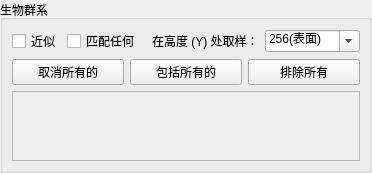
         <widget class="QWidget" name="pageBiomes">
          <layout class="QGridLayout" name="gridLayout_4">
           <property name="leftMargin">
            <number>0</number>
           </property>
           <property name="topMargin">
            <number>0</number>
           </property>
           <property name="rightMargin">
            <number>0</number>
           </property>
           <property name="bottomMargin">
            <number>0</number>
           </property>
           <property name="spacing">
            <number>0</number>
           </property>
           <item row="1" column="1">
            <widget class="QGroupBox" name="groupBox_7">
             <property name="sizePolicy">
              <sizepolicy hsizetype="MinimumExpanding" vsizetype="Preferred">
               <horstretch>0</horstretch>
               <verstretch>0</verstretch>
              </sizepolicy>
             </property>
             <property name="title">
              <string>&#29983;&#29289;&#32676;&#31995;</string>
             </property>
             <layout class="QGridLayout" name="gridLayout_13">
              <item row="0" column="0">
               <widget class="QCheckBox" name="checkApprox">
                <property name="toolTip">
                 <string>&#25903;&#25345;&#20197;&#19968;&#23450;&#30340;&#20934;&#30830;&#24615;&#25442;&#21462;&#36895;&#24230;&#30340;&#20248;&#21270;</string>
                </property>
                <property name="text">
                 <string>&#36817;&#20284;</string>
                </property>
               </widget>
              </item>
              <item row="0" column="1">
               <widget class="QCheckBox" name="checkMatchAny">
                <property name="toolTip">
                 <string>span style=&amp;quot; span style=&amp;quot; span style=&amp;quot;&#31895;&#32454;:600;&#8220;&#31069;&#36766;any&lt; / span&gt;&#25152;&#26816;&#26597;&#30340;&#29983;&#29289;&#32676;&#31995;&#20013;&#26377;&lt;/p&gt;&lt;/body&gt;&lt;/html&gt;</string>
                </property>
                <property name="text">
                 <string>&#21305;&#37197;&#20219;&#20309;</string>
                </property>
               </widget>
              </item>
              <item row="0" column="2">
               <spacer name="horizontalSpacer_3">
                <property name="orientation">
                 <enum>Qt::Horizontal</enum>
                </property>
                <property name="sizeHint" stdset="0">
                 <size>
                  <width>0</width>
                  <height>0</height>
                 </size>
                </property>
               </spacer>
              </item>
              <item row="0" column="3">
               <widget class="QLabel" name="labelY">
                <property name="text">
                 <string>&#22312;&#39640;&#24230; (Y) &#22788;&#21462;&#26679;&#65306;</string>
                </property>
               </widget>
              </item>
              <item row="0" column="4">
               <widget class="QComboBox" name="comboY">
                <property name="editable">
                 <bool>true</bool>
                </property>
                <property name="maxVisibleItems">
                 <number>12</number>
                </property>
                <item>
                 <property name="text">
                  <string>256(&#34920;&#38754;)</string>
                 </property>
                </item>
                <item>
                 <property name="text">
                  <string>128(&#19979;&#23627;&#39030;)</string>
                 </property>
                </item>
                <item>
                 <property name="text">
                  <string>62(&#28023;&#24179;&#38754;)</string>
                 </property>
                </item>
                <item>
                 <property name="text">
                  <string>48</string>
                 </property>
                </item>
                <item>
                 <property name="text">
                  <string>&#19977;&#21313;&#20108;</string>
                 </property>
                </item>
                <item>
                 <property name="text">
                  <string>16</string>
                 </property>
                </item>
                <item>
                 <property name="text">
                  <string>0</string>
                 </property>
                </item>
                <item>
                 <property name="text">
                  <string>- 16</string>
                 </property>
                </item>
                <item>
                 <property name="text">
                  <string>- 32</string>
                 </property>
                </item>
                <item>
                 <property name="text">
                  <string>-48</string>
                 </property>
                </item>
                <item>
                 <property name="text">
                  <string>-64(&#22522;&#30784;)</string>
                 </property>
                </item>
               </widget>
              </item>
              <item row="1" column="0" colspan="5">
               <layout class="QHBoxLayout" name="horizontalLayout_4">
                <item>
                 <widget class="QPushButton" name="buttonUncheck">
                  <property name="text">
                   <string>&#21462;&#28040;&#25152;&#26377;&#30340;</string>
                  </property>
                 </widget>
                </item>
                <item>
                 <widget class="QPushButton" name="buttonInclude">
                  <property name="text">
                   <string>&#21253;&#25324;&#25152;&#26377;&#30340;</string>
                  </property>
                 </widget>
                </item>
                <item>
                 <widget class="QPushButton" name="buttonExclude">
                  <property name="text">
                   <string>&#25490;&#38500;&#25152;&#26377;</string>
                  </property>
                 </widget>
                </item>
               </layout>
              </item>
              <item row="2" column="0" colspan="5">
               <widget class="QScrollArea" name="scrollBiomes">
                <property name="widgetResizable">
                 <bool>true</bool>
                </property>
                <widget class="QWidget" name="scrollBiomesContent">
                 <layout class="QVBoxLayout" name="verticalLayout_6">
                  <property name="sizeConstraint">
                   <enum>QLayout::SetMinAndMaxSize</enum>
                  </property>
                  <item>
                   <layout class="QGridLayout" name="gridLayoutBiomes" />
                  </item>
                 </layout>
                </widget>
               </widget>
              </item>
             </layout>
            </widget>
           </item>
          </layout>
         </widget>
